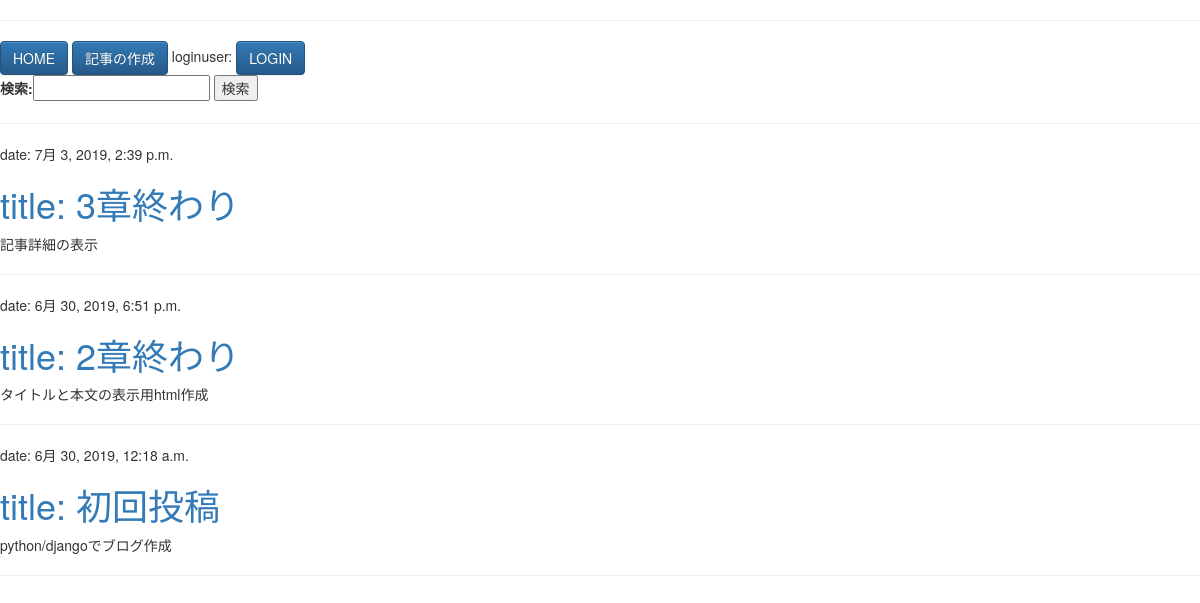
The page / on the database its author committed.
### blog/models.py (models this page shows, shortened)
class Post(models.Model):
  author = models.ForeignKey('auth.User', on_delete=models.CASCADE)
  title = models.CharField(max_length=200)
  text = models.TextField()
  created_date = models.DateTimeField(default=timezone.now)
  published_date = models.DateTimeField(blank=True, null=True)
  live = models.BooleanField(default=False)
  class Meta:  #メタクラス。順番をcreated_dateの降順にしている
      ordering = ['-created_date']

### blog/views.py (the view)
# urls.py: path('', views.post_list, name='post_list'),
def post_list(request):
    posts = Post.objects.all()
    form = forms.SearchForm()
    print(request.GET)
    if request.GET.get('q'):
      posts = posts.filter(title__contains = request.GET.get('q'))
    return render(request, 'blog/post_list.html', {
      'posts' : posts,
      'form' : form
      })

### blog/forms.py
class SearchForm(forms.Form):
  q = forms.CharField(label="検索")

### blog/templates/blog/post_list.html (shortened to what this page needs)
<!DOCTYPE html>
<html>
  <head>
    <link rel="stylesheet" href="//maxcdn.bootstrapcdn.com/bootstrap/3.2.0/css/bootstrap.min.css">
    <link rel="stylesheet" href="//maxcdn.bootstrapcdn.com/bootstrap/3.2.0/css/bootstrap-theme.min.css">
  </head>
  <body>
    <hr>
    <a href="{% url 'blog:post_list' %}" class="btn btn-primary">HOME</a>
    <a href="{% url 'blog:create_article' %}" class="btn btn-primary">記事の作成</a>
    loginuser: {{ user.username }}
    {% if request.user.is_authenticated %}
      <a href="{% url 'account:logoutview' %}" class="btn btn-primary">LOGOUT</a>
    {% else %}
      <a href="{% url 'account:loginview' %}" class="btn btn-primary">LOGIN</a>
    {% endif %}
    <br>
    <form method="get" action="">
      {{form}}
      <input type="submit" value="検索">
    </form>
    <hr>
    {% for post in posts %}
    <div>
      <p>date: {{ post.created_date }}</p>
      <h1><a href="{% url 'blog:article' post.id %}">title: {{ post.title }}</a></h1>
      <p>{{ post.text|linebreaksbr }}</p>
      <hr>
    </div>
    {% endfor %}
  </body>
</html>

### rows shown on the page
Post: created_date "7月 3, 2019, 2:39 p.m.", title "3章終わり", text "記事詳細の表示"
Post: created_date "6月 30, 2019, 6:51 p.m.", title "2章終わり", text "タイトルと本文の表示用html作成"
Post: created_date "6月 30, 2019, 12:18 a.m.", title "初回投稿", text "python/djangoでブログ作成"
